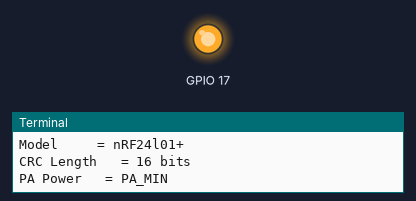
Bench run of a program on a simulated Raspberry Pi (BCM pin numbers). On the bench: output pins drawn as LEDs (lit = HIGH), the last lines printed to the terminal. No radio messages arrive unless stated (any console line starting 'radio sent:' is added by the test bench); no MQTT or app messages arrive unless stated; the clock reads 2024-03-15 10:24:30 at power-on unless the program sets it; library files of the repository ran but are not shown: lib_nrf24.py.

Above: at 3.1 s.
At 7.6 s:
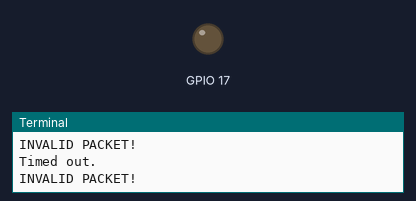
Timing chart, 0 to 9.1 s (numbered marks = the images above):
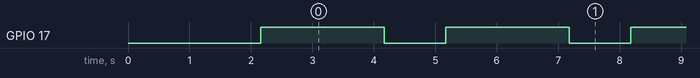

Measured:
- by itself, GPIO 17: alternates HIGH for 2.0 s and LOW for 1.0 s

The program:

NRF_MQTT.py
```python
import RPi.GPIO as GPIO
from lib_nrf24 import NRF24
import time
import spidev
import paho.mqtt.client as mqtt

GPIO.setmode(GPIO.BCM)

nrf_pipes = [[0xE8, 0xE8, 0xF0, 0xF0, 0xE1], [0xF0, 0xF0, 0xF0, 0xF0, 0xE1]]

# set up the mqtt client
client = mqtt.Client("python_pub")

#client.on_message= on_message                      #attach function to callback

##### DEVICE ADDRESSES #####
NRF = "1"

XBEE = "3"

LoRa = "5"

STR = ""

msg_source_address = "0"
############################

topic_name = "rpi_gateway/"
nrf_out_topic = "rpi_gateway/nrf_outgoing"

CLIENT_NAME = "NRF_PUBLISHER"
BROKER_ADDRESS = "localhost"
PORT_NUMBER = 1883
TIMEOUT_DURATION = 60
CONNECTED_FLAG = False

pkt_no = 0

rx_msg = ""

########### NRF UTILITIES ##############
radio = NRF24(GPIO, spidev.SpiDev())
radio.begin(0, 17)
radio.setPayloadSize(32)
radio.setChannel(0x76)
radio.setDataRate(NRF24.BR_1MBPS)
radio.setPALevel(NRF24.PA_MIN)
radio.setAutoAck(True)
radio.enableDynamicPayloads()
radio.enableAckPayload()
radio.openWritingPipe(nrf_pipes[0])
radio.openReadingPipe(1, nrf_pipes[1])
radio.printDetails()
#nrf_msg = list("FUCKTARD")
#nrf_msg = list(received)
#######################################


# The callback for when the client receives a CONNACK response from the server.
def on_connect(client, userdata, flags, rc):
    if rc == 0:
        CONNECTED_FLAG = True
        print("Connection Successful! Result Code: "+str(rc))
    else:
        print("Connection Unsuccessful! Result Code: "+str(rc))
        client.loop_stop()

def on_message(client, userdata, message):
    global STR
    STR = message.payload
#    print("Message received: "  + STR)
#    print("TX: " +  )

#def on_publish(client, userdata, mid)
#    print("In on_pub callback mid = "+str(mid))

    # Subscribing in on_connect() means that if we lose the connection and
    # reconnect then subscriptions will be renewed.
    #client.subscribe("$SYS/#")

client = mqtt.Client(CLIENT_NAME)
client.on_connect = on_connect
client.on_message = on_message
#client.on_disconnect = on_disconnect
#client.on_publish = on_publish

client.connect(BROKER_ADDRESS, PORT_NUMBER)

time.sleep(2)

while True:
    client.subscribe(nrf_out_topic, 2)
    nrf_msg = list(STR)
    while len(nrf_msg) < 32:
        nrf_msg.append(0)
#    radio.write(nrf_msg)
#    print("TRANSMIT: " + STR)
    start = time.time()
    radio.write(nrf_msg)
#DEBUG    print("Sent the message: {}".format(message))
    radio.startListening()

    while not radio.available(0):
        time.sleep(1 / 100)
        if time.time() - start > 2:
            print("Timed out.")
            break

    receivedMessage = []
    radio.read(receivedMessage, radio.getDynamicPayloadSize())
#DEBUG    print("Received: {}".format(receivedMessage))

#DEBUG    print("Translating the receivedMessage into unicode characters")
    string = ""
    for n in receivedMessage:
        # Decode into standard unicode set
        if (n >= 32 and n <= 126):
            string += chr(n)

############# FORWARDING DATA FROM NRF ##############
    try:
        if string[0] == NRF:
            global pkt_no
            pkt_no = pkt_no + 1
#            if True:
#            print("Message received fromm NRF Node");
#            topic_name = topic_name + "nrf/incoming";
            topic_name = topic_name + "nrf";
#           print("Out received message decodes to: {}".format(string))
            print("NRF ---> PKT-NO: {}  ||  ".format(pkt_no) + "TX: {}".format(STR) + "  ||  RX: {}\n".format(string))
#            print("Message received from NRF24L01 Node: {}".format(string)+" . . . . . . Publishing it to topic rpi_gateway/nrf/incoming")
            client.publish(topic_name, string, 2)

#            client.publish("rpi_gateway/nrf/incoming", string, 1)
            client.loop(2, 10)
            topic_name = "rpi_gateway/";
    except:
            print("INVALID PACKET!")

#    client.loop_forever()
#####################################################

    radio.stopListening()
    time.sleep(1)
```
